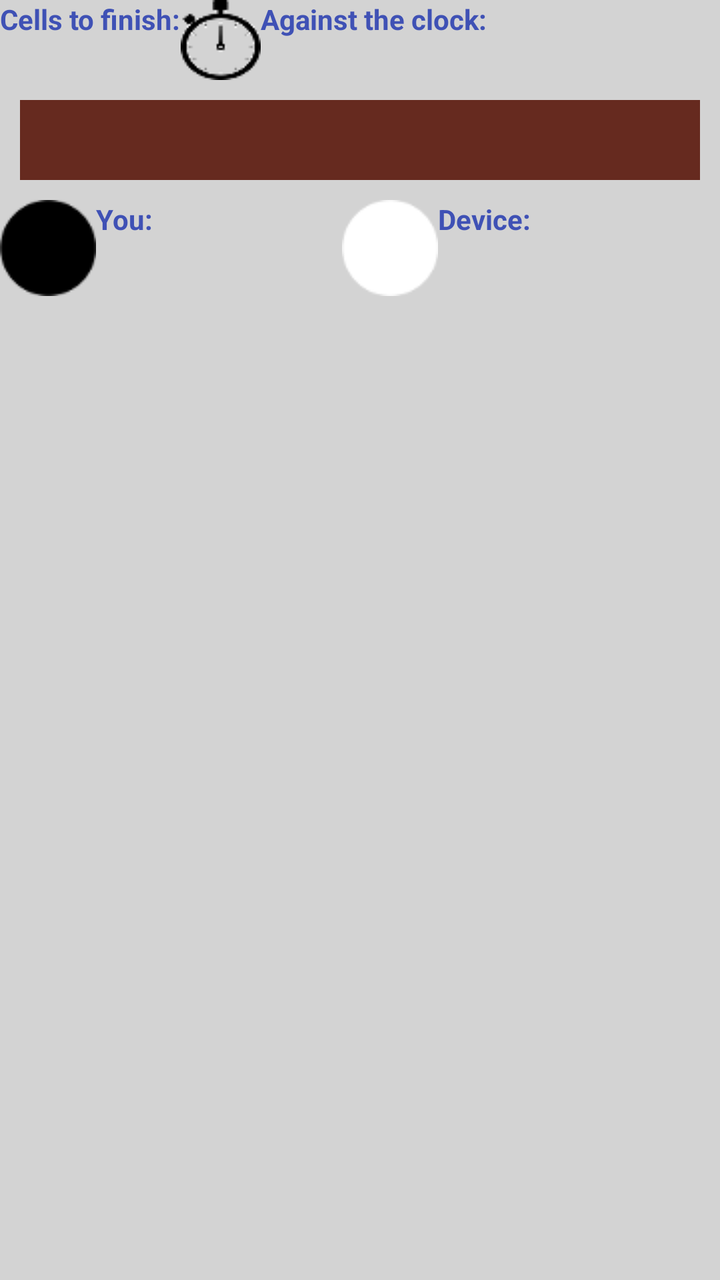
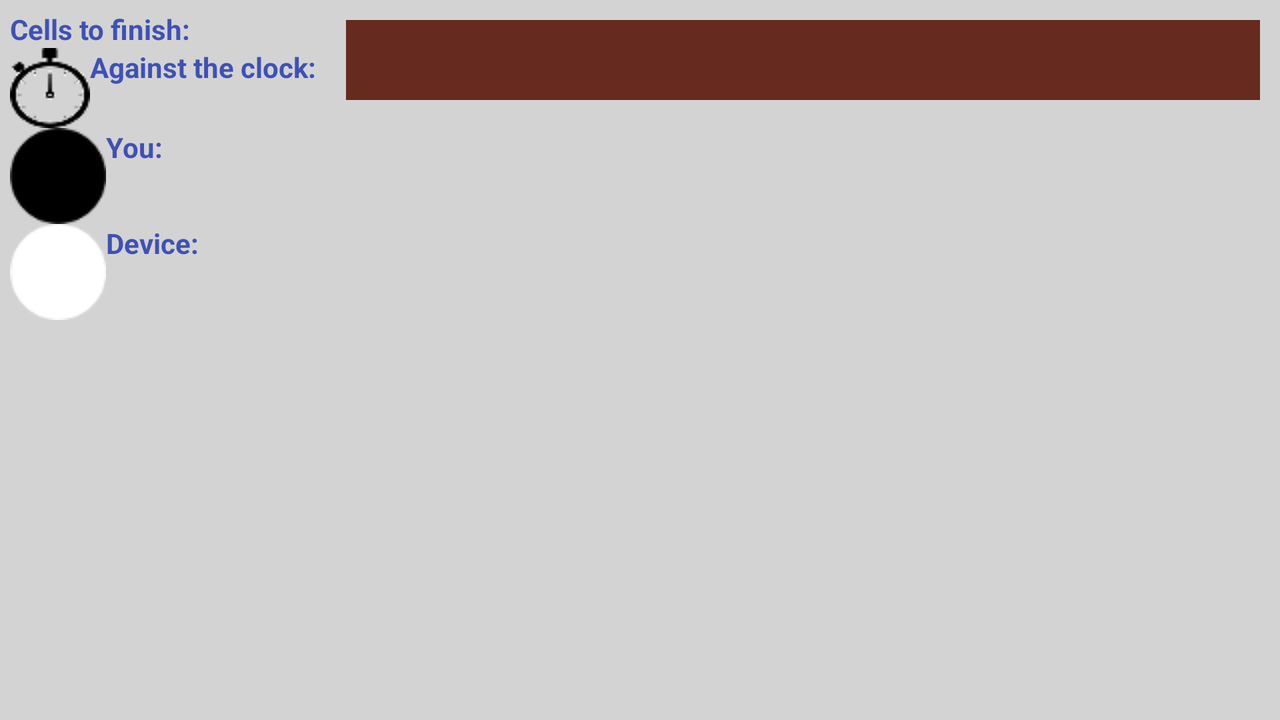

Compare how this app lays out the same screen by default and in its alternative resource folder. The renders come first, then the two layout files and the values they reference.
<!-- AndroidManifest.xml: application theme AppTheme -->
<!-- res/layout/fragment_game.xml -->
<?xml version="1.0" encoding="utf-8"?>
<RelativeLayout xmlns:android="http://schemas.android.com/apk/res/android"
    xmlns:tools="http://schemas.android.com/tools"
    android:layout_width="match_parent"
    android:layout_height="match_parent"
    android:background="@color/grey"
    android:orientation="vertical"
    tools:context="agut_giralt.androidpractreversi.activities.ActivityGame">

    <LinearLayout
        android:id="@+id/gameTop"
        android:layout_width="match_parent"
        android:layout_height="wrap_content"
        android:orientation="horizontal">

        <TextView
            android:layout_width="wrap_content"
            android:layout_height="wrap_content"
            android:text="@string/cellsToFinish"
            android:textColor="@color/colorPrimary"
            android:textStyle="bold" />

        <TextView
            android:id="@+id/cells"
            android:layout_width="wrap_content"
            android:layout_height="wrap_content" />

        <TextView
            android:layout_width="wrap_content"
            android:layout_height="wrap_content"
            android:drawableLeft="@drawable/cronometre"
            android:text="@string/time"
            android:textColor="@color/colorPrimary"
            android:textStyle="bold" />

        <TextView
            android:id="@+id/timing"
            android:layout_width="wrap_content"
            android:layout_height="wrap_content" />

    </LinearLayout>

    <LinearLayout
        android:id="@+id/gridLinearLayout"
        android:layout_width="match_parent"
        android:layout_height="wrap_content"
        android:layout_below="@id/gameTop"
        android:layout_margin="10dp"
        android:background="@color/colorBackground"
        android:padding="10dp">

        <GridView
            android:id="@+id/board"
            android:layout_width="match_parent"
            android:layout_height="match_parent"
            android:layout_margin="10dp"
            android:background="@color/board"
            android:columnWidth="100dp"
            android:gravity="center"
            android:horizontalSpacing="4dp"
            android:numColumns="auto_fit"
            android:stretchMode="columnWidth"
            android:verticalSpacing="4dp" />
    </LinearLayout>

    <LinearLayout
        android:layout_width="match_parent"
        android:layout_height="wrap_content"
        android:layout_below="@id/gridLinearLayout"
        android:orientation="vertical">

        <LinearLayout
            android:layout_width="match_parent"
            android:layout_height="wrap_content"
            android:orientation="horizontal">

            <TextView
                android:layout_width="wrap_content"
                android:layout_height="wrap_content"
                android:layout_weight="50"
                android:drawableLeft="@drawable/ibcr"
                android:text="@string/user"
                android:textColor="@color/colorPrimary"
                android:textStyle="bold" />

            <TextView
                android:id="@+id/score1"
                android:layout_width="wrap_content"
                android:layout_height="wrap_content" />

            <TextView
                android:layout_width="wrap_content"
                android:layout_height="wrap_content"
                android:layout_weight="50"
                android:drawableLeft="@drawable/iwcr"
                android:text="@string/ia"
                android:textColor="@color/colorPrimary"
                android:textStyle="bold" />

            <TextView
                android:id="@+id/score2"
                android:layout_width="wrap_content"
                android:layout_height="wrap_content" />
        </LinearLayout>
    </LinearLayout>
</RelativeLayout>
<!-- resources referenced by this layout -->
<resources>
  <color name="colorBackground">#662a1f</color>
  <color name="colorPrimary">#3F51B5</color>
  <color name="grey">#D3D3D3</color>
  <!-- drawable cronometre: png bitmap (drawable, 1148 bytes) -->
  <!-- drawable ibcr: png bitmap (drawable, 699 bytes) -->
  <!-- drawable iwcr: png bitmap (drawable, 884 bytes) -->
  <string name="cellsToFinish">Cells to finish: </string>
  <string name="ia">Device: </string>
  <string name="time">Against the clock: </string>
  <string name="user">You: </string>
  <style name="AppTheme" parent="Theme.AppCompat.Light.DarkActionBar">
          
          <item name="colorPrimary">@color/colorPrimary</item>
          <item name="colorPrimaryDark">@color/colorPrimaryDark</item>
          <item name="colorAccent">@color/colorAccent</item>
      </style>
  <color name="colorPrimaryDark">#303F9F</color>
  <color name="colorAccent">#FF4081</color>
</resources>
<!-- res/layout-land/fragment_game.xml (the author's variant of the layout above) -->
<!-- drawn on the phone turned sideways -->
<?xml version="1.0" encoding="utf-8"?>
<LinearLayout xmlns:android="http://schemas.android.com/apk/res/android"
    xmlns:tools="http://schemas.android.com/tools"
    android:layout_width="match_parent"
    android:layout_height="match_parent"
    android:background="@color/grey"
    android:orientation="horizontal"
    tools:context="agut_giralt.androidpractreversi.activities.ActivityGame">

    <LinearLayout
        android:id="@+id/gameTop"
        android:layout_width="wrap_content"
        android:layout_height="wrap_content"
        android:layout_margin="5dp"
        android:orientation="vertical">

        <LinearLayout
            android:layout_width="wrap_content"
            android:layout_height="wrap_content">

            <TextView
                android:layout_width="wrap_content"
                android:layout_height="wrap_content"
                android:text="@string/cellsToFinish"
                android:textColor="@color/colorPrimary"
                android:textStyle="bold" />

            <TextView
                android:id="@+id/cells"
                android:layout_width="wrap_content"
                android:layout_height="wrap_content" />
        </LinearLayout>

        <LinearLayout
            android:layout_width="wrap_content"
            android:layout_height="wrap_content">

            <TextView
                android:layout_width="wrap_content"
                android:layout_height="wrap_content"
                android:drawableLeft="@drawable/cronometre"
                android:text="@string/time"
                android:textColor="@color/colorPrimary"
                android:textStyle="bold" />

            <TextView
                android:id="@+id/timing"
                android:layout_width="wrap_content"
                android:layout_height="wrap_content" />
        </LinearLayout>

        <LinearLayout
            android:layout_width="wrap_content"
            android:layout_height="wrap_content">

            <TextView
                android:layout_width="wrap_content"
                android:layout_height="wrap_content"
                android:layout_weight="50"
                android:drawableLeft="@drawable/ibcr"
                android:text="@string/user"
                android:textColor="@color/colorPrimary"
                android:textStyle="bold" />

            <TextView
                android:id="@+id/score1"
                android:layout_width="wrap_content"
                android:layout_height="wrap_content" />
        </LinearLayout>

        <LinearLayout
            android:layout_width="wrap_content"
            android:layout_height="wrap_content">

            <TextView
                android:layout_width="wrap_content"
                android:layout_height="wrap_content"
                android:layout_weight="50"
                android:drawableLeft="@drawable/iwcr"
                android:text="@string/ia"
                android:textColor="@color/colorPrimary"
                android:textStyle="bold" />

            <TextView
                android:id="@+id/score2"
                android:layout_width="wrap_content"
                android:layout_height="wrap_content" />
        </LinearLayout>

    </LinearLayout>

    <LinearLayout
        android:id="@+id/gridLinearLayout"
        android:layout_width="match_parent"
        android:layout_height="wrap_content"
        android:layout_below="@id/gameTop"
        android:layout_margin="10dp"
        android:background="@color/colorBackground"
        android:padding="10dp">

        <GridView
            android:id="@+id/board"
            android:layout_width="match_parent"
            android:layout_height="match_parent"
            android:layout_margin="10dp"
            android:background="@color/board"
            android:columnWidth="100dp"
            android:gravity="center"
            android:horizontalSpacing="4dp"
            android:numColumns="auto_fit"
            android:stretchMode="columnWidth"
            android:verticalSpacing="4dp" />
    </LinearLayout>
</LinearLayout>
